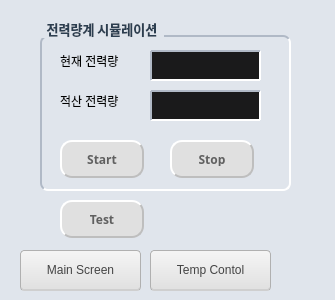
<?xml version="1.0" encoding="UTF-8"?>
<ui version="4.0">
 <class>energyScreen</class>
 <widget class="QDialog" name="energyScreen">
  <property name="geometry">
   <rect>
    <x>0</x>
    <y>0</y>
    <width>335</width>
    <height>300</height>
   </rect>
  </property>
  <property name="windowTitle">
   <string>Dialog</string>
  </property>
  <property name="styleSheet">
   <string notr="true">background-color: #E0E5EC;</string>
  </property>
  <widget class="QPushButton" name="btn_to_temp">
   <property name="geometry">
    <rect>
     <x>150</x>
     <y>250</y>
     <width>121</width>
     <height>41</height>
    </rect>
   </property>
   <property name="styleSheet">
    <string notr="true">QPushButton {
background-color: qlineargradient(spread:pad, x1:0, y1:0, x2:0, y2:1, stop:0 #F5F5F5, stop:1 #E0E0E0); 
color: #444444;
border-radius: 4px;
padding: 8px 16px;
font-size: 12px;
border: 1px solid #B0B0B0;
border-bottom: 2px solid #CFCFCF;
}

QPushButton:pressed {
background-color: qlineargradient(spread:pad, x1:0, y1:0, x2:0, y2:1, stop:0 #D0D0D0, stop:1 #E5E5E5); 
border-top: 3px solid #A0A0A0;
border-left: 3px solid #A8A8A8;
border-right: 3px solid #F0F0F0;
border-bottom: 3px solid #F8F8F8;

padding-left: 18px;
padding-top: 11px;
color: #005A9E;
}</string>
   </property>
   <property name="text">
    <string>Temp Contol</string>
   </property>
  </widget>
  <widget class="QGroupBox" name="groupBox_8">
   <property name="geometry">
    <rect>
     <x>40</x>
     <y>20</y>
     <width>251</width>
     <height>171</height>
    </rect>
   </property>
   <property name="font">
    <font>
     <family>D2Coding</family>
     <pointsize>10</pointsize>
     <bold>true</bold>
    </font>
   </property>
   <property name="styleSheet">
    <string notr="true">QGroupBox {
    font-weight: bold;
    border: 2px solid #bdc3c7; /* 테두리 색상 */
    border-radius: 8px; /* 둥근 모서리 */
    margin-top: 15px; /* 타이틀 공간 확보 */
    background-color: #E0E5EC; /* 배경색 */
    padding: 10px;
    border-top: 2px solid #B0B9C6;
    border-left: 2px solid #B0B9C6;
  
    
    border-bottom: 2px solid #FFFFFF;
    border-right: 2px solid #FFFFFF;
}

QGroupBox::title {
    subcontrol-origin: margin;
    subcontrol-position: top left; /* 타이틀 위치 */
    padding: 0 5px;
    color: #2c3e50; /* 타이틀 글자 색상 */
}</string>
   </property>
   <property name="title">
    <string>전력량계 시뮬레이션</string>
   </property>
   <widget class="QLabel" name="lbl_power">
    <property name="geometry">
     <rect>
      <x>110</x>
      <y>30</y>
      <width>111</width>
      <height>31</height>
     </rect>
    </property>
    <property name="styleSheet">
     <string notr="true">QLabel {
   /* 1. 배경을 주변보다 살짝 어둡게 (푹 패인 바닥 역활) */
    /*background-color: #D6DCE5; /* 배경색 */
    background-color: #1a1a1b;
   /* 2. 빛의 반대 방향 (좌상단)은 그림자가 져서 어둡게 */
    border-top: 2px solid #B0B9C6;
    border-left: 2px solid #B0B9C6;
  
    /* 3. 빛이 닿는 방향(우하단)은 밝게 빛나도록 */
    border-bottom: 2px solid #FFFFFF;
    border-right: 2px solid #FFFFFF;
   
    /* 4. 부드러운 곡선과 텍스트 설정 */
    border-radius: 1px; /* 둥근 모서리 */
    padding: 1px; /* 내부 여백 */
    /*color: #4A5568; /* 글자색 */
    color: #00ffcc;
    font-family: 'Pretendard', sans-serif;
    font-size: 14px;
    font-weight: bold;
    
}</string>
    </property>
    <property name="text">
     <string/>
    </property>
    <property name="alignment">
     <set>Qt::AlignCenter</set>
    </property>
   </widget>
   <widget class="QLabel" name="Test_25">
    <property name="geometry">
     <rect>
      <x>20</x>
      <y>30</y>
      <width>71</width>
      <height>23</height>
     </rect>
    </property>
    <property name="text">
     <string>&lt;html&gt;&lt;head/&gt;&lt;body&gt;&lt;p&gt;현재 전력량&lt;/p&gt;&lt;/body&gt;&lt;/html&gt;</string>
    </property>
   </widget>
   <widget class="QLabel" name="lbl_energy">
    <property name="geometry">
     <rect>
      <x>110</x>
      <y>70</y>
      <width>111</width>
      <height>31</height>
     </rect>
    </property>
    <property name="styleSheet">
     <string notr="true">QLabel {
   /* 1. 배경을 주변보다 살짝 어둡게 (푹 패인 바닥 역활) */
    /*background-color: #D6DCE5; /* 배경색 */
    background-color: #1a1a1b;
   /* 2. 빛의 반대 방향 (좌상단)은 그림자가 져서 어둡게 */
    border-top: 2px solid #B0B9C6;
    border-left: 2px solid #B0B9C6;
  
    /* 3. 빛이 닿는 방향(우하단)은 밝게 빛나도록 */
    border-bottom: 2px solid #FFFFFF;
    border-right: 2px solid #FFFFFF;
   
    /* 4. 부드러운 곡선과 텍스트 설정 */
    border-radius: 1px; /* 둥근 모서리 */
    padding: 1px; /* 내부 여백 */
    /*color: #4A5568; /* 글자색 */
    color: #00ffcc;
    font-family: 'Pretendard', sans-serif;
    font-size: 14px;
    font-weight: bold;
    
}</string>
    </property>
    <property name="text">
     <string/>
    </property>
    <property name="alignment">
     <set>Qt::AlignCenter</set>
    </property>
   </widget>
   <widget class="QLabel" name="Test_24">
    <property name="geometry">
     <rect>
      <x>20</x>
      <y>70</y>
      <width>81</width>
      <height>23</height>
     </rect>
    </property>
    <property name="text">
     <string>&lt;html&gt;&lt;head/&gt;&lt;body&gt;&lt;p&gt;적산 전력량&lt;/p&gt;&lt;/body&gt;&lt;/html&gt;</string>
    </property>
   </widget>
   <widget class="QPushButton" name="btn_start_power">
    <property name="geometry">
     <rect>
      <x>20</x>
      <y>120</y>
      <width>84</width>
      <height>38</height>
     </rect>
    </property>
    <property name="font">
     <font>
      <family>D2Coding</family>
      <italic>false</italic>
      <bold>true</bold>
     </font>
    </property>
    <property name="styleSheet">
     <string notr="true">QPushButton {
background-color: #e0e0e0;  /* 부모위젯의 배경색과 맞춰주세요 */
border-radius: 12px;
border: none;

/* Qt에서는 복합 그림자가 안 되므로 테두리 색상차이를 이용 */
border-top: 2px solid #ffffff;
border-left: 2px solid #ffffff;
border-right: 2px solid #bebebe;  /* 오른쪽 아래 어두운 그림자*/
border-bottom: 2px solid #bebebe;

color: #606060;
padding: 10px;
}

QPushButton:pressed {
/* 눌렸을 때는 반대로 어두운 쪽이 위로 오게 하여 '파인'느낌 생성*/
border-top: 2px solid #bebebe;
border-left: 2px solid #bebebe;
border-right: 2px solid #ffffff;
border-bottom: 2px solid #ffffff;
background-color: #e0e0e0;  

}</string>
    </property>
    <property name="text">
     <string>Start</string>
    </property>
   </widget>
   <widget class="QPushButton" name="btn_stop_power">
    <property name="geometry">
     <rect>
      <x>130</x>
      <y>120</y>
      <width>84</width>
      <height>38</height>
     </rect>
    </property>
    <property name="font">
     <font>
      <family>D2Coding</family>
      <italic>false</italic>
      <bold>true</bold>
     </font>
    </property>
    <property name="styleSheet">
     <string notr="true">QPushButton {
background-color: #e0e0e0;  /* 부모위젯의 배경색과 맞춰주세요 */
border-radius: 12px;
border: none;

/* Qt에서는 복합 그림자가 안 되므로 테두리 색상차이를 이용 */
border-top: 2px solid #ffffff;
border-left: 2px solid #ffffff;
border-right: 2px solid #bebebe;  /* 오른쪽 아래 어두운 그림자*/
border-bottom: 2px solid #bebebe;

color: #606060;
padding: 10px;
}

QPushButton:pressed {
/* 눌렸을 때는 반대로 어두운 쪽이 위로 오게 하여 '파인'느낌 생성*/
border-top: 2px solid #bebebe;
border-left: 2px solid #bebebe;
border-right: 2px solid #ffffff;
border-bottom: 2px solid #ffffff;
background-color: #e0e0e0;  

}</string>
    </property>
    <property name="text">
     <string>Stop</string>
    </property>
   </widget>
  </widget>
  <widget class="QPushButton" name="btn_power_test">
   <property name="geometry">
    <rect>
     <x>60</x>
     <y>200</y>
     <width>84</width>
     <height>38</height>
    </rect>
   </property>
   <property name="font">
    <font>
     <family>D2Coding</family>
     <italic>false</italic>
     <bold>true</bold>
    </font>
   </property>
   <property name="styleSheet">
    <string notr="true">QPushButton {
background-color: #e0e0e0;  /* 부모위젯의 배경색과 맞춰주세요 */
border-radius: 12px;
border: none;

/* Qt에서는 복합 그림자가 안 되므로 테두리 색상차이를 이용 */
border-top: 2px solid #ffffff;
border-left: 2px solid #ffffff;
border-right: 2px solid #bebebe;  /* 오른쪽 아래 어두운 그림자*/
border-bottom: 2px solid #bebebe;

color: #606060;
padding: 10px;
}

QPushButton:pressed {
/* 눌렸을 때는 반대로 어두운 쪽이 위로 오게 하여 '파인'느낌 생성*/
border-top: 2px solid #bebebe;
border-left: 2px solid #bebebe;
border-right: 2px solid #ffffff;
border-bottom: 2px solid #ffffff;
background-color: #e0e0e0;  

}</string>
   </property>
   <property name="text">
    <string>Test</string>
   </property>
  </widget>
  <widget class="QPushButton" name="btn_to_main">
   <property name="geometry">
    <rect>
     <x>20</x>
     <y>250</y>
     <width>121</width>
     <height>41</height>
    </rect>
   </property>
   <property name="styleSheet">
    <string notr="true">QPushButton {
background-color: qlineargradient(spread:pad, x1:0, y1:0, x2:0, y2:1, stop:0 #F5F5F5, stop:1 #E0E0E0); 
color: #444444;
border-radius: 4px;
padding: 8px 16px;
font-size: 12px;
border: 1px solid #B0B0B0;
border-bottom: 2px solid #CFCFCF;
}

QPushButton:pressed {
background-color: qlineargradient(spread:pad, x1:0, y1:0, x2:0, y2:1, stop:0 #D0D0D0, stop:1 #E5E5E5); 
border-top: 3px solid #A0A0A0;
border-left: 3px solid #A8A8A8;
border-right: 3px solid #F0F0F0;
border-bottom: 3px solid #F8F8F8;

padding-left: 18px;
padding-top: 11px;
color: #005A9E;
}</string>
   </property>
   <property name="text">
    <string>Main Screen</string>
   </property>
  </widget>
 </widget>
 <resources/>
 <connections/>
</ui>
